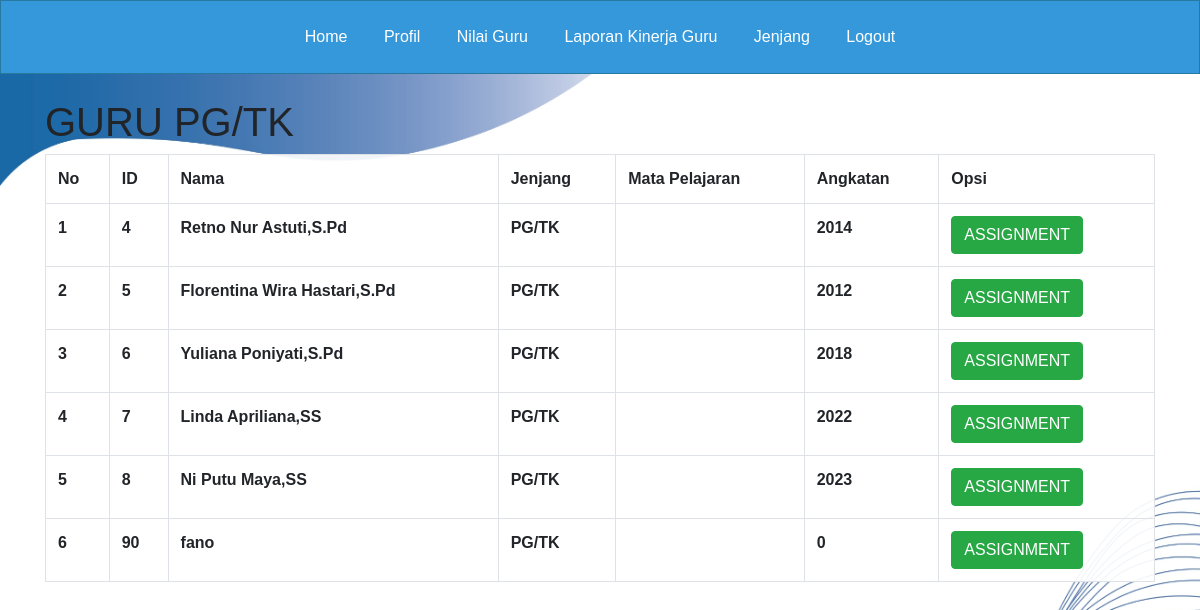
Page /page_jenjang2_kepsek.php (signed in) on the committed database.
### tables this page shows
CREATE TABLE `tabel_jabatan` (
  `id` int(11) NOT NULL,
  `nama` varchar(255) NOT NULL,
  `tgl_lahir` date NOT NULL,
  `username` varchar(100) NOT NULL,
  `password` varchar(100) NOT NULL,
  `jabatan` enum('pendidikan','kepsek','sdm','guru','admin') DEFAULT NULL,
  `jenjang` varchar(10) NOT NULL,
  `angkatan` int(11) DEFAULT NULL,
  `Kode_id` int(10) DEFAULT NULL
);

CREATE TABLE `tabel_karyawan` (
  `id` int(200) NOT NULL,
  `nama` varchar(155) NOT NULL,
  `mata_pelajaran` varchar(144) DEFAULT NULL,
  `jabatan` varchar(255) NOT NULL,
  `angkatan` int(155) DEFAULT NULL,
  `jenjang` varchar(10) NOT NULL,
  `foto_profil` longblob DEFAULT NULL
);

### page_jenjang2_kepsek.php (the view, shortened to what this page needs)
<?php
 include 'koneksi.php';
 $qu = mysqli_query($koneksi, "SELECT * FROM tabel_jabatan WHERE username = '$_SESSION[username]'" );
 $da = mysqli_fetch_array($qu);
?>
<!DOCTYPE html>
<html lang="en">
<head>
    <link rel="stylesheet" href="https://maxcdn.bootstrapcdn.com/bootstrap/4.5.2/css/bootstrap.min.css">
</head>
<body>
<div class="navbar-kepsek" id="navbar-guru">
        <a href="page_kepsek.php">Home</a>
        <a href="page_profil_kepsek.php">Profil</a>
        <a href="page_beri_nilai_kepsek.php">Nilai Guru</a>
        <a href="page_laporan_kinerja_guru_kepsek.php">Laporan Kinerja Guru</a>
        <a href="page_jenjang2_kepsek.php">Jenjang</a>
        <a href="logout.php">Logout</a>
    </div>
    <div class="container mt-4">
        <h1>GURU <?php echo $da['jenjang'];?></h1>
        <table class="table table-bordered">
            <tr>
                <th>No</th>
                <th>ID</th>
                <th>Nama</th>
                <th>Jenjang</th>
                <th>Mata Pelajaran</th>
                <th>Angkatan</th>
                <th>Opsi</th>
            </tr>
            <?php
            $data = mysqli_query($koneksi, "SELECT * FROM tabel_karyawan WHERE jenjang='$da[jenjang]' AND jabatan='guru'");
            $no = 1;
            while($d = mysqli_fetch_array($data)){
            ?>
            <tr>
                <td><?php echo $no++; ?></td>
                <td><?php echo $d['id']; ?></td>
                <td><?php echo $d['nama']; ?></td>
                <td><?php echo $d['jenjang']; ?></td>
                <td><?php echo $d['mata_pelajaran']; ?></td>
                <td><?php echo $d['angkatan']; ?></td>
                <td>
                    <a href="page_assignment_kepsek.php?id=<?php echo $d['id']; ?>"><button class="btn btn-success">ASSIGNMENT</button></a>
                </td>
            </tr>
            <?php
            }
            ?>
        </table>
    </div>
</body>
</html>

### page_jenjang2_kepsek.php (style rules this page uses)
html, body { height: 100%; margin: 0; padding: 0; background: url('bgnusput.jpg') no-repeat center center fixed; background-size: 100% 100%; background-position: center center; font-family: Arial, sans-serif; }
.navbar-kepsek { background-color: #3498db; border: 1px solid #2978a0; padding: 10px 0; text-align: center; }
.navbar-kepsek a { display: inline-block; color: white; text-align: center; padding: 14px 16px; text-decoration: none; }
table { margin: 0 auto; border-collapse: collapse; width: 90%; background-color: rgba(255, 255, 255, 0.7); }
th, td { border: 2px solid #349DB3; background-color: rgba(255, 255, 255, 0.7); font-weight: bold; }

### rows in the picture
tabel_jabatan: jenjang "PG/TK"
tabel_karyawan: id "4", nama "Retno Nur Astuti,S.Pd", jenjang "PG/TK", angkatan "2014"
tabel_karyawan: id "5", nama "Florentina Wira Hastari,S.Pd", jenjang "PG/TK", angkatan "2012"
tabel_karyawan: id "6", nama "Yuliana Poniyati,S.Pd", jenjang "PG/TK", angkatan "2018"
tabel_karyawan: id "7", nama "Linda Apriliana,SS", jenjang "PG/TK", angkatan "2022"
tabel_karyawan: id "8", nama "Ni Putu Maya,SS", jenjang "PG/TK", angkatan "2023"
tabel_karyawan: id "90", nama "fano", jenjang "PG/TK", angkatan "0"
